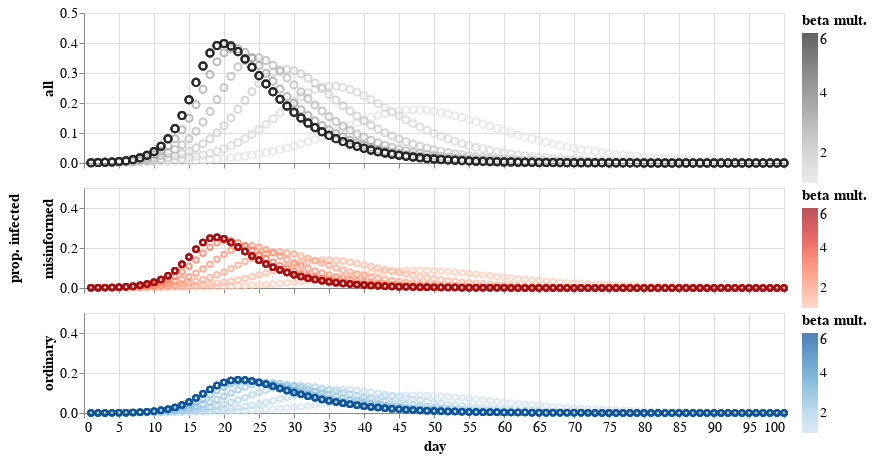

Notebook code for this chart:
### Code cell
alt.vconcat(
    comb_fig,
    mis_fig,
    ord_fig,
    spacing=3
).resolve_scale(color='independent').configure_axis(
    titleFontSize=15,
    labelFontSize=14
).configure_legend(
    titleFontSize=15,
    labelFontSize=14
)

### Figure 1 — Vega-Lite specification as saved in the notebook (floating-point values rounded to 4 significant figures; data arrays with more than 128 entries replaced by an {"elided": "..."} marker saying what was removed)
{"config": {"view": {"continuousWidth": 400, "continuousHeight": 300}, "axis": {"labelFontSize": 14, "titleFontSize": 15}, "legend": {"labelFontSize": 14, "titleFontSize": 15}}, "vconcat": [{"data": {"name": "data-218c5c61c750f6d13f99e68f52928240"}, "mark": {"type": "point", "size": 50}, "encoding": {"color": {"type": "quantitative", "field": "multiplier", "scale": {"scheme": "greys"}, "title": ["beta mult."]}, "x": {"type": "quantitative", "axis": {"labels": false, "title": null}, "field": "day"}, "y": {"type": "quantitative", "field": "value", "scale": {"domain": [0, 0.5]}, "title": "all"}}, "height": 150, "width": 700}, {"data": {"name": "data-aed900ad9be377417eaab407bc9a5f7f"}, "mark": "point", "encoding": {"color": {"type": "quantitative", "field": "multiplier", "scale": {"scheme": "reds"}, "title": ["beta mult."]}, "x": {"type": "quantitative", "axis": {"labels": false, "title": null}, "field": "day"}, "y": {"type": "quantitative", "field": "value", "scale": {"domain": [0, 0.5]}, "title": ["prop. infected", "", "misinformed"]}}, "height": 100, "width": 700}, {"data": {"name": "data-c81ad5443a738a40e4b45aa6bc8a038f"}, "mark": "point", "encoding": {"color": {"type": "quantitative", "field": "multiplier", "title": ["beta mult."]}, "x": {"type": "quantitative", "field": "day"}, "y": {"type": "quantitative", "field": "value", "scale": {"domain": [0, 0.5]}, "title": "ordinary"}}, "height": 100, "width": 700}], "resolve": {"scale": {"color": "independent"}}, "spacing": 3, "$schema": "https://vega.github.io/schema/vega-lite/v4.8.1.json", "datasets": {"data-218c5c61c750f6d13f99e68f52928240": {"elided": "1100 records"}, "data-aed900ad9be377417eaab407bc9a5f7f": {"elided": "1100 records"}, "data-c81ad5443a738a40e4b45aa6bc8a038f": {"elided": "1100 records"}}}
